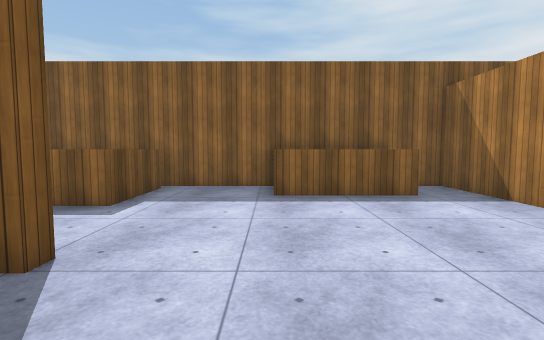
View 1 (above)

22 first-person views from a walk through a scene from a Unity 3-D project. The camera is 1.35 m above the floor, tilts 4° down and sees 85° across. The floor is counted in squares, 1.44 m on a side. Each view is taken from the middle of a square. On the plan, view 1 faces up. The plan holds only what a view shows up to about 11 squares ahead; the rest is blank. The place goes on beyond the plan. The player is left out. Surface patterns are stand-ins for the level's own textures.

View 2
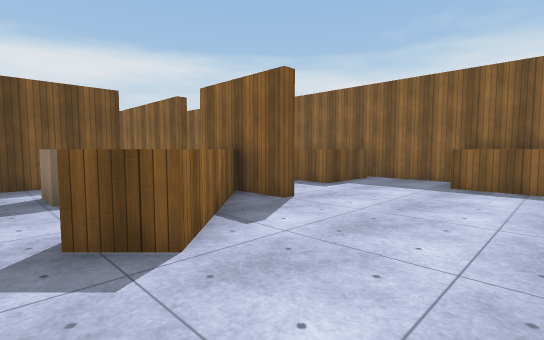

View 3
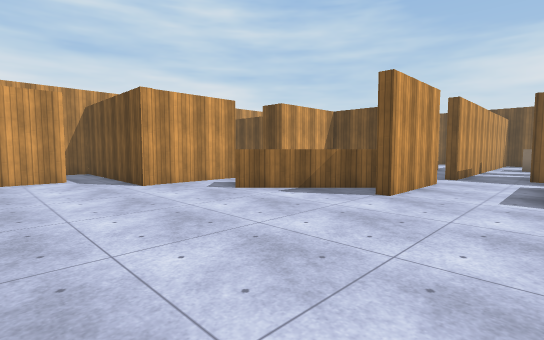

View 4
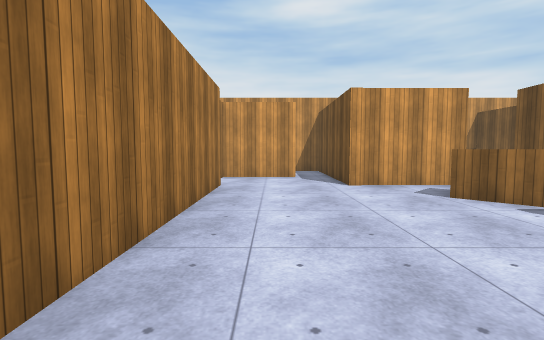

View 5
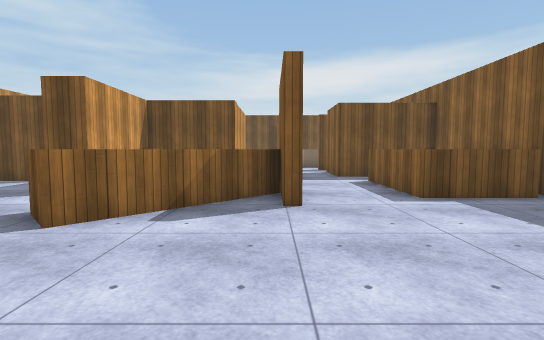

View 6
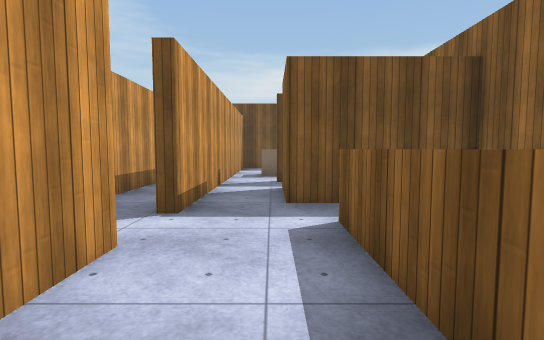

View 7
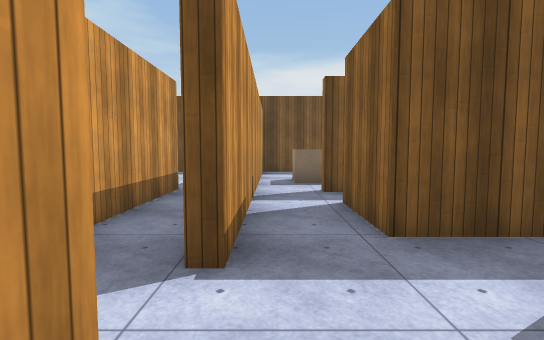

View 8
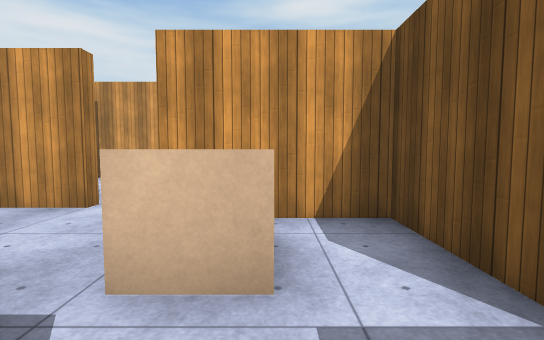

View 9
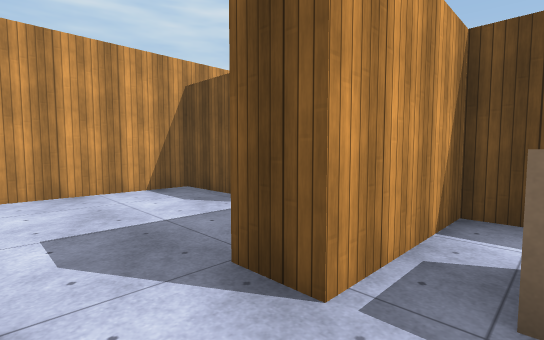

View 10
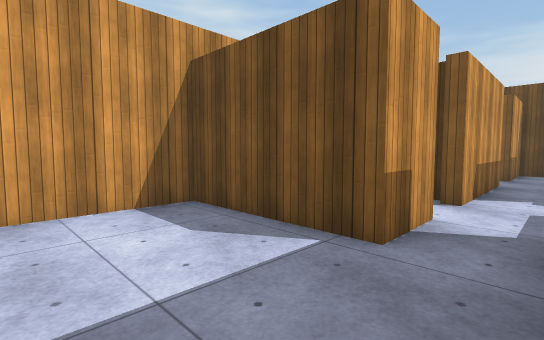

View 11
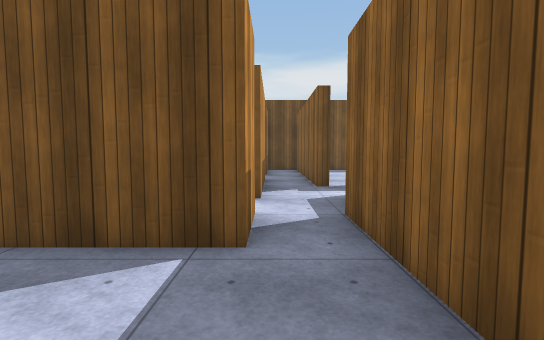

View 12
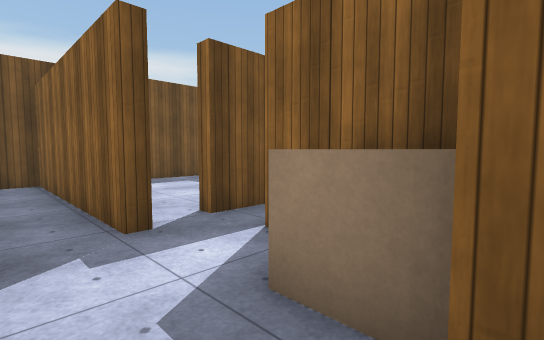

View 13
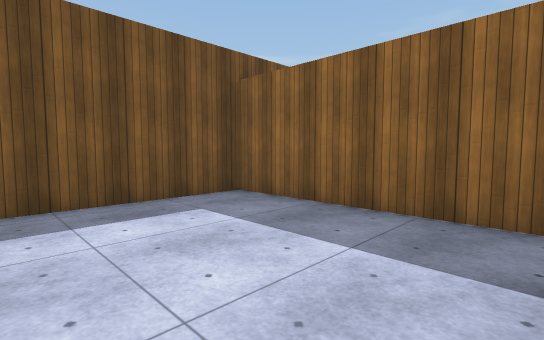

View 14
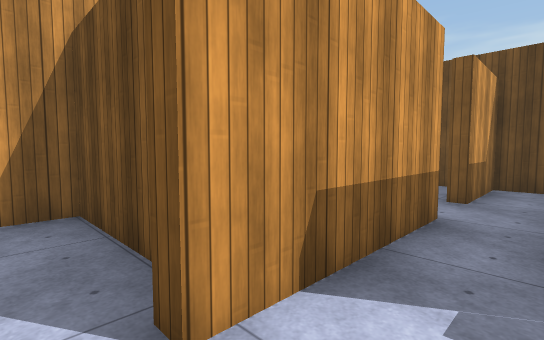

View 15
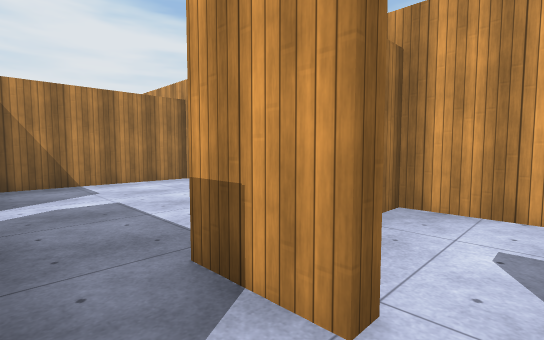

View 16
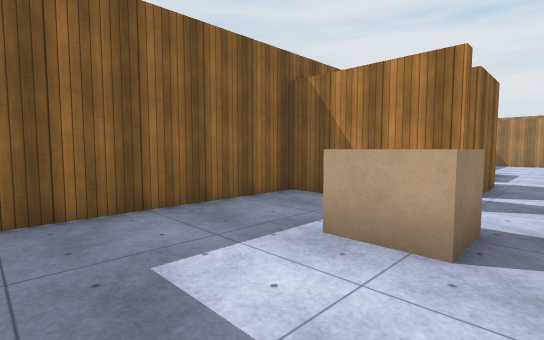

View 17
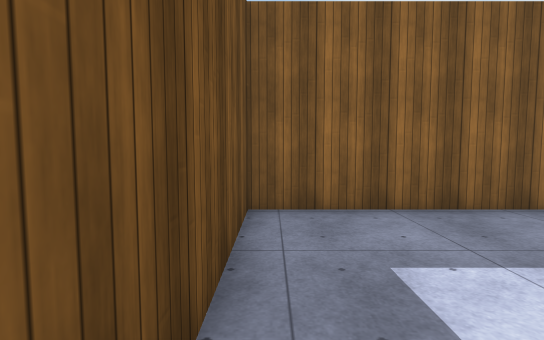

View 18
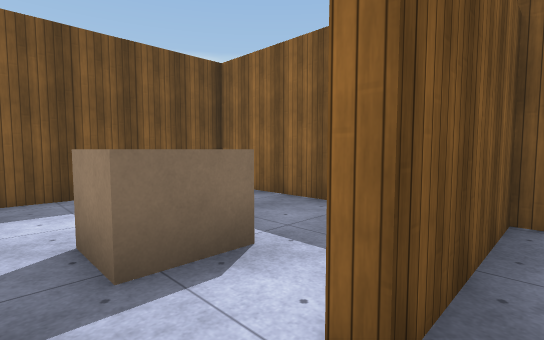

View 19
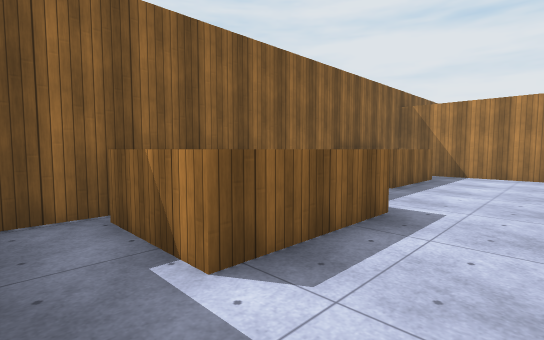

View 20
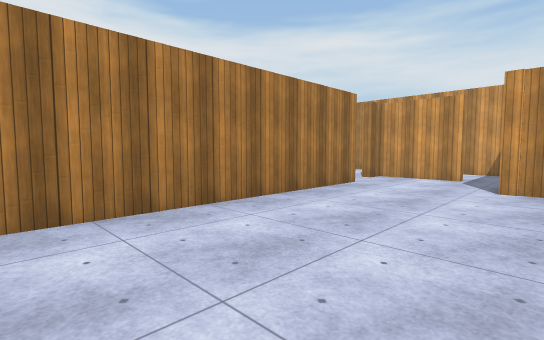

View 21
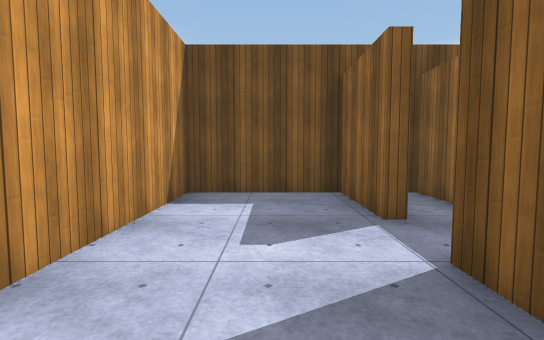

View 22
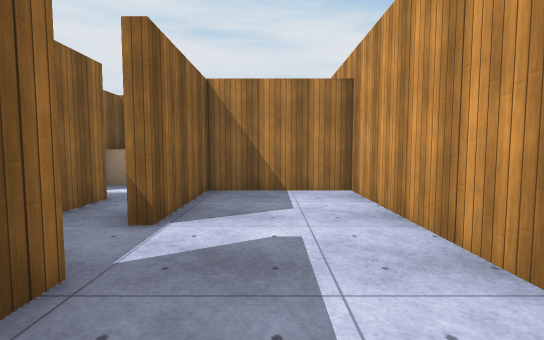

### Floor plan
Key: @ floor where view 1 was taken; # wall or solid block; . floor; ^ raised ledge; B block.
Columns run from 17 left of view 1 to 5 right of it. Each row starts with its distance up from view 1.
  8 ########  #############
  7 #......#  #.^ ^..^  ^.#
  6 #......#  #.^ ^..^^^^.#
  5 #...B..## #.^^^.......#
  4 #...B...###...........#
  3 #.....................#
  2 ###########..###......#
  1 #............^^^......#
  0 #.....#####.BB.^^@....#
 -1 #.....#.  #.BB..^.....#
 -2 #.......#B####........#
 -3 #######...####.####...
 -4 #.................#....
 -5 ####.####.##......#.###
 -6 #.......#..#......#.
 -7 #.......#..#......#.
 -8 #####################

Where each view was taken, in squares from view 1:
view 1: 0 up, 0 right, facing up
view 2: 2 down, 2 right, facing up-left
view 3: 5 up, 4 right, facing down-left
view 4: 5 up, 3 right, facing down
view 5: 2 up, 3 right, facing left
view 6: 4 up, 2 left, facing left
view 7: 3 up, 4 left, facing left
view 8: 2 up, 5 left, facing down
view 9: 1 down, 2 left, facing down-left
view 10: 3 down, 3 left, facing down-left
view 11: 4 down, 3 left, facing left
view 12: 4 down, 7 left, facing up-left
view 13: 2 down, 11 left, facing up-left
view 14: 3 down, 8 left, facing down-left
view 15: 3 down, 8 left, facing down-right
view 16: 3 up, 16 left, facing up-right
view 17: 3 up, 16 left, facing up
view 18: 3 up, 10 left, facing up-left
view 19: 3 up, 7 left, facing up-right
view 20: 5 up, 0 right, facing down-right
view 21: 6 down, 10 left, facing left
view 22: 6 down, 16 left, facing right
